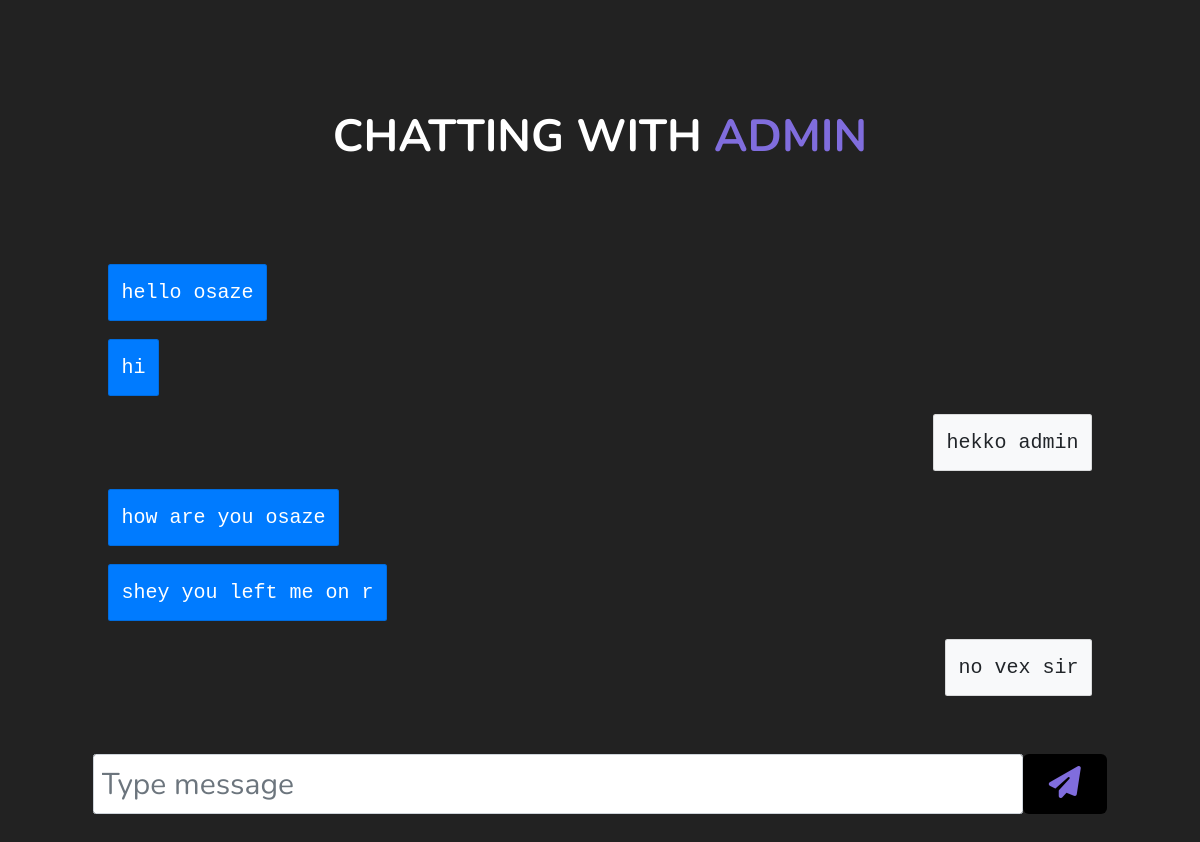
The page /messaging/chat/6/ (signed in) on the database its author committed.
### messaging/models.py (models this page shows, shortened)
class ChatMessage(models.Model):
    sender = models.ForeignKey(User, related_name='sent_messages', on_delete=models.CASCADE)
    recipient = models.ForeignKey(User, related_name='received_messages', on_delete=models.CASCADE)
    message = models.TextField()
    timestamp = models.DateTimeField(auto_now_add=True)

### messaging/views.py (the view)
# urls.py: path('chat/<int:recipient_id>/', views.chat, name='chat'),
@login_required
def chat(request, recipient_id):
    recipient = get_object_or_404(User, id=recipient_id)
    messages = ChatMessage.objects.filter(sender=request.user, recipient=recipient) | ChatMessage.objects.filter(sender=recipient, recipient=request.user)
    messages = messages.order_by('timestamp')
    if request.method == 'POST':
        message = request.POST["message"]
        chat_message = ChatMessage(sender=request.user, recipient=recipient, message=message)
        chat_message.save()
        return redirect('chat', recipient_id=recipient_id)
    else:
        return render(request, 'chat.html', {'recipient': recipient, 'messages': messages})

### messaging/templates/chat.html (shortened to what this page needs)
{% load static %}
<!DOCTYPE html>
<html lang="en">
<head>
  <link rel="stylesheet" href="https://maxcdn.bootstrapcdn.com/bootstrap/4.5.2/css/bootstrap.min.css">
  <link rel="stylesheet" href="https://cdnjs.cloudflare.com/ajax/libs/font-awesome/6.4.0/css/all.min.css">
  <link rel="stylesheet" href="{% static 'css/style.css' %}">
</head>
<body>
  <section>
    <br><br><br><br><br><br>
    <h2 class="heading">Chatting with <span>{{ recipient.username }}</span></h2>
    {% for message in messages %}
    {% if message.sender == user %}
    <br><br><br><br><br>
    <div class="card bg-light mb-3" style="max-width: 50%; float: right;">
      <div class="card-body">
        <p class="card-text" style="font-size: 20px; font-family: 'Courier New', Courier, monospace;">
          {{ message.message }}
        </p>
      </div>
    </div>
    {% else %}
    <br><br><br><br><br>
    <div class="card bg-primary text-white mb-3" style="max-width: 50%; float: left;">
      <div class="card-body">
        <p class="card-text" style="font-size: 20px; font-family: 'Courier New', Courier, monospace;">
          {{ message.message }}</p>
      </div>
    </div>
    {% endif %}
    {% endfor %}
    <form method="post" class="form">
      <div class="form-group">
        <div class="row">
          <input type="text" class="form-control col-11" name="message" aria-describedby="emailHelp"
            placeholder="Type message" style="height: 60px; font-size: 30px;">
          <button type="submit" class="col-1"><i class="fa fa-paper-plane"></i></button>
        </div>
      </div>
    </form>
  </section>
</body>
</html>

### hotel/static/css/style.css (style rules this page uses)
:root { --main-color: #806ddd; }
* { font-family: 'Nunito', sans-serif; margin: 0; padding: 0; box-sizing: border-box; outline: none; border: none; text-decoration: none; transition: .2s linear; }
html { font-size: 62.5%; overflow-x: hidden; scroll-padding-top: 7rem; scroll-behavior: smooth; }
body { background: #222; }
section { padding: 2rem 9%; }
.heading { text-align: center; padding-bottom: 2rem; color: #fff; font-size: 4.5rem; text-transform: uppercase; font-weight: bold; }
.heading span { color: var(--main-color); text-transform: uppercase; }
form { color: white; font-size: 22px; }
input { width: 100%; padding: 15px; border-color: var(--main-color); }

### messaging/templates/chat.html (style rules this page uses)
input { width: 100%; padding: 15px; border-color: var(--main-color); }
.form { color: white; font-size: 32px; }
button { background-color: black; border-radius: 6px; }
.fa.fa-paper-plane { color: var(--main-color); }

### rows shown on the page
ChatMessage: message "hello osaze"
ChatMessage: message "hi"
ChatMessage: message "hekko admin"
ChatMessage: message "how are you osaze"
ChatMessage: message "shey you left me on r"
ChatMessage: message "no vex sir"

### other values the page prints
{{ recipient.username }} "ADMIN"
